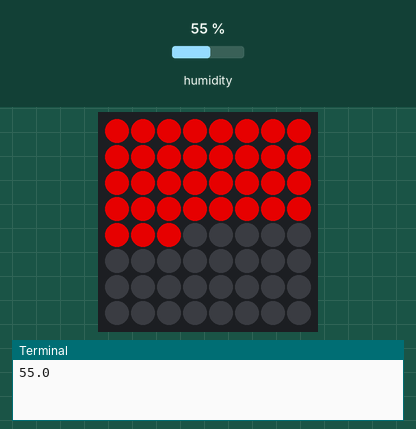
Recording of a program running on a simulated Raspberry Pi (BCM pin numbers) with a Sense HAT. Shown: the Sense HAT's 8×8 RGB LED matrix, the last lines printed to the terminal. Inputs (shaded band) come from the test bench; at power-on: humidity 55 %. Dim RGB values are drawn brighter than linear.

Above: at 1.2 s.
1.3 s: humidity set to 22 %
At 3.8 s:
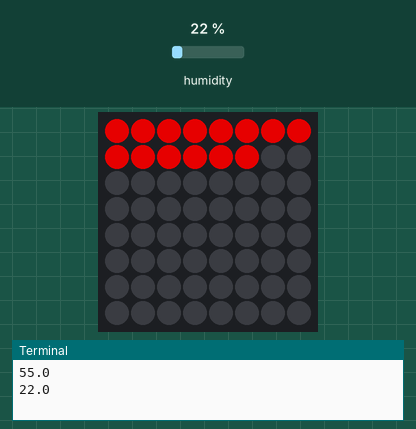
5.2 s: humidity set to 88 %
At 7.4 s:
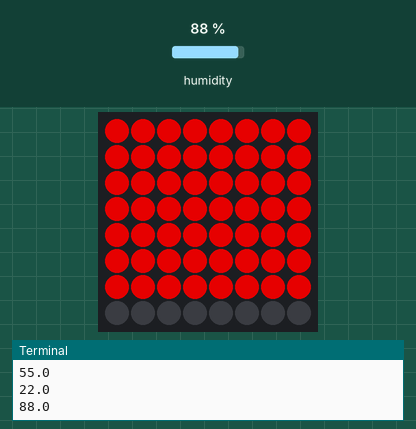
9.1 s: humidity set to 40 %
At 13.3 s:
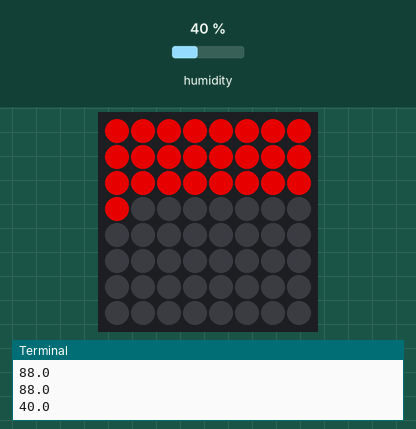
Timing chart, 0 to 14.8 s (numbered marks = the images above; inputs shaded):
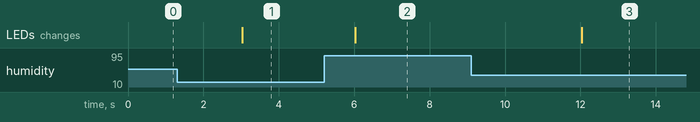

The program:

gethumidity.py
```python
# Checking the current humidty using the Sense Hat
from sense_hat import SenseHat
from time import sleep

sense = SenseHat()
sense.clear(255, 255,255)
sense.low_light = True


on_pixel = [255, 0, 0]
off_pixel = [0, 0, 0]


while True:
    humidity = sense.get_humidity()
    humidity = round(humidity, 1)
    print(humidity)


    if humidity > 100:
        humidity = 100.0

    pixels = []
    on_count = int((64/100.0)*humidity)
    off_count = 64 - on_count

    pixels.extend([on_pixel] * on_count)
    pixels.extend([off_pixel] * off_count)


    sense.set_pixels(pixels)
    sleep(3)
```

Measured:
- after the input at 1.3 s, the LEDs: change after 1.7 s (image 1)
- after the input at 5.2 s, the LEDs: change after 0.83 s (image 2)
- after the input at 9.1 s, the LEDs: change after 2.9 s (image 3)
